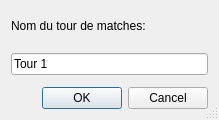
<?xml version="1.0" encoding="UTF-8"?>
<ui version="4.0">
 <class>DialogMatchName</class>
 <widget class="QDialog" name="DialogMatchName">
  <property name="geometry">
   <rect>
    <x>0</x>
    <y>0</y>
    <width>219</width>
    <height>120</height>
   </rect>
  </property>
  <property name="windowTitle">
   <string>Dialog</string>
  </property>
  <property name="styleSheet">
   <string notr="true"/>
  </property>
  <property name="sizeGripEnabled">
   <bool>true</bool>
  </property>
  <property name="modal">
   <bool>true</bool>
  </property>
  <layout class="QVBoxLayout" name="verticalLayout">
   <property name="spacing">
    <number>12</number>
   </property>
   <item>
    <widget class="QLabel" name="label">
     <property name="text">
      <string>Nom du tour de matches:</string>
     </property>
    </widget>
   </item>
   <item>
    <widget class="QLineEdit" name="lineEdit">
     <property name="styleSheet">
      <string notr="true"/>
     </property>
     <property name="text">
      <string>Tour 1</string>
     </property>
     <property name="maxLength">
      <number>100</number>
     </property>
     <property name="placeholderText">
      <string>Tour de matches</string>
     </property>
    </widget>
   </item>
   <item>
    <widget class="QDialogButtonBox" name="buttonBox">
     <property name="orientation">
      <enum>Qt::Horizontal</enum>
     </property>
     <property name="standardButtons">
      <set>QDialogButtonBox::Cancel|QDialogButtonBox::Ok</set>
     </property>
     <property name="centerButtons">
      <bool>false</bool>
     </property>
    </widget>
   </item>
  </layout>
 </widget>
 <resources/>
 <connections>
  <connection>
   <sender>buttonBox</sender>
   <signal>accepted()</signal>
   <receiver>DialogMatchName</receiver>
   <slot>accept()</slot>
   <hints>
    <hint type="sourcelabel">
     <x>248</x>
     <y>254</y>
    </hint>
    <hint type="destinationlabel">
     <x>157</x>
     <y>274</y>
    </hint>
   </hints>
  </connection>
  <connection>
   <sender>buttonBox</sender>
   <signal>rejected()</signal>
   <receiver>DialogMatchName</receiver>
   <slot>reject()</slot>
   <hints>
    <hint type="sourcelabel">
     <x>316</x>
     <y>260</y>
    </hint>
    <hint type="destinationlabel">
     <x>286</x>
     <y>274</y>
    </hint>
   </hints>
  </connection>
 </connections>
</ui>
